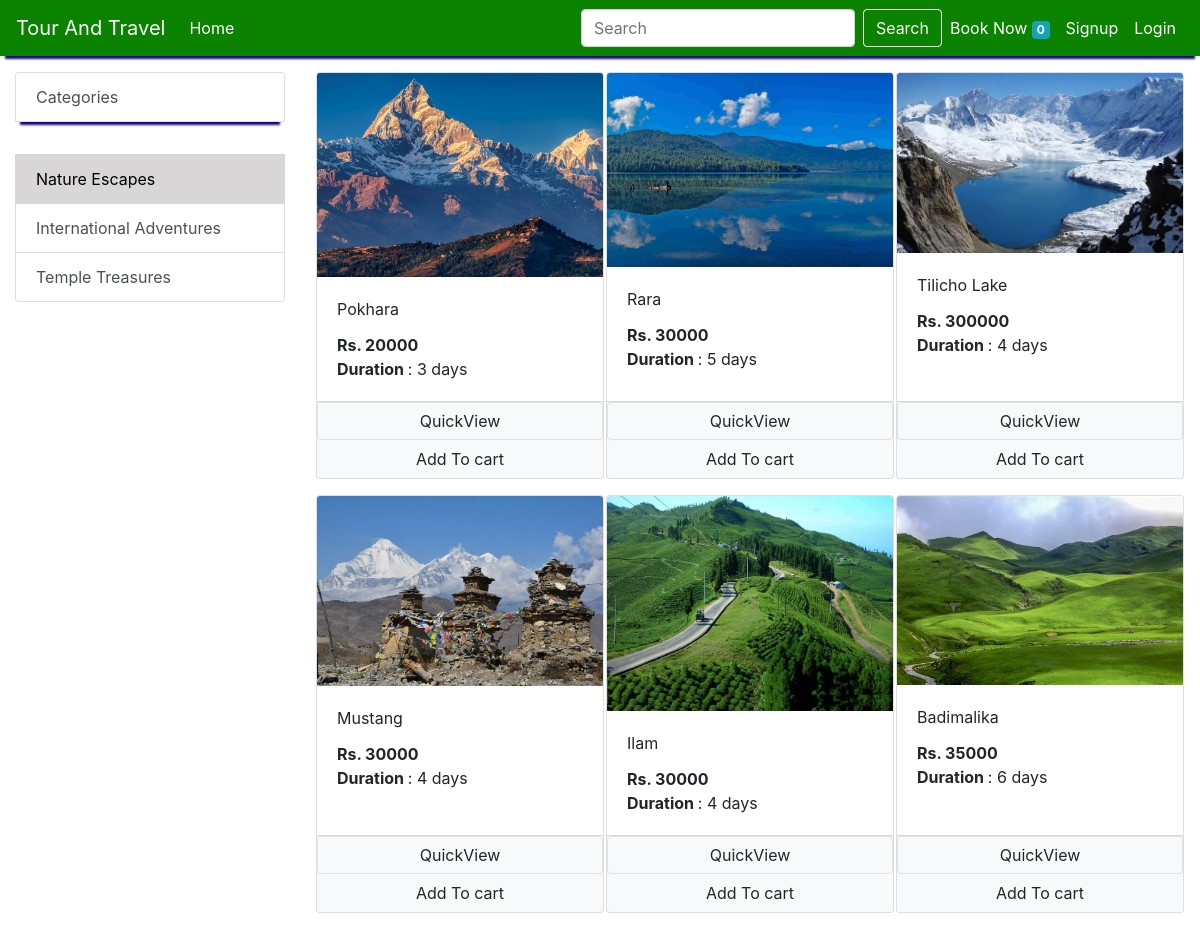
Screenshot of /tms?category=1 with the database file from the repository.
### tour_and_travel/models/category.py (models this page shows, shortened)
class Category(models.Model):
    name = models.CharField(max_length=50)
    @staticmethod  # it does not require an instance of class to be called
    def get_all_categories():  # to get all category. it is used in home.py
        return Category.objects.all()

### tour_and_travel/models/package.py (models this page shows, shortened)
class Package(models.Model):
    name = models.CharField(max_length=80)
    price = models.IntegerField(null=False)
    category = models.ForeignKey(Category, on_delete=models.CASCADE, default=1)
    description = models.CharField(max_length=2000, default='' , null=True , blank=True)
    duration=models.IntegerField(default=1)
    image = models.ImageField(upload_to='uploads/packages/')
    @staticmethod
    def get_all_packages_by_categoryid(category_id): #used in checkout.py
        if category_id:
            return Package.objects.filter(category = category_id)
        else:
            return Package.get_all_packages()

### tour_and_travel/views/home.py (the view)
# urls.py: path('tms', store , name='tms'),
def store(request):
    cart = request.session.get('cart')
    if not cart:
        request.session['cart'] = {}
    packages = None
    categories = Category.get_all_categories() # it is used to get all category. method id defined in category.py
    categoryID = request.GET.get('category')
    if categoryID:
        packages = Package.get_all_packages_by_categoryid(categoryID) # defines in packages.py modles
    else:
        packages = Package.get_all_packages();  #defined in package.py view
    data = {}
    data['packages'] = packages
    data['categories'] = categories
    return render(request, 'index.html', data)

### tour_and_travel/templatetags/cart.py (called while the page is built)
@register.filter(name='is_in_cart')
def is_in_cart(package  , cart):
    keys = cart.keys()
    for id in keys:
        if int(id) == package.id:
            return True
    return False

### tour_and_travel/templatetags/custom_filter.py (called while the page is built)
@register.filter(name='currency')
def currency(number):
    return " Rs. "+str(number)

### tour_and_travel/templates/index.html (shortened to what this page needs)
{% extends 'base.html' %}
{% block content %}
{% load cart %}
{% load custom_filter %}
<div class="container-fluid mt-3">
	<div class="row">
		<div class="col-lg-3 mx-auto ">
			<div class="list-group">
				<a href="/" class="list-group-item list-group-item-action one-edge-shadow {% if not request.GET.category %}active{% endif %}">Categories</a>
				{% for category in categories %}
				<a href="/?category={{category.id}}"
					class="list-group-item list-group-item-action {% if request.GET.category == category.id|stringformat:'s' %}active{% endif %} ">{{category.name}}</a>
				{% endfor %}
			</div>
		</div>
		<div id='packages' class="col-lg-9 mx-auto">
			<div class="row mx-auto">
				{% for package in packages %}
				<div class="card mx-auto mb-3" id={{package.id}} style="width: 18rem;">
					<img class="card-img-top" src="{{package.image.url}}" alt="Card image cap">
					<div class="card-body">
						<p class="card-title">{{package.name}}</p>
						<p class="card-text"><b>Rs. {{package.price}}</b>
						<br><b>Duration </b>: {{package.duration}} days </p>
					</div>
					<div class="card-footer p-0 no-gutters">
						<div>
									<a href="/quickview/{{ package.id }}"
									id="qv{{ package.id }}"
									class="btn btn-light btn-block border"
									role="button"
									name="{{ package.id }}">QuickView</a>
						</div>
						{% if package|is_in_cart:request.session.cart %}
						<div class="row no-gutters">
							<form action="/#{{package.id}}" class="col-2 " method="post">
								{% csrf_token %}
								<input hidden type="text" name='package' value='{{package.id}}'>
								<input hidden type="text" name='remove' value='True'>
								<input type="submit" value=" - " class="btn btn-block btn-light border-right">
							</form>
							<div class="text-center col">{{package|cart_quantity:request.session.cart}} Person</div>
							<form action="/#{{package.id}}" class="col-2 " method="post">
								{% csrf_token %}
								<input hidden type="text" name='package' value='{{package.id}}'>
								<input type="submit" value=" + " class="btn btn-block btn-light border-left">
							</form>
						</div>
						{% else %}
						<form action="/#{{package.id}}" method="POST" class="btn-block">
							<input type="submit" class="float-right btn btn-light  form-control" value="Add To cart">
						</form>
						{% endif %}
					</div>
				</div>
				{% endfor %}
			</div>
		</div>
	</div>
</div>
{% endblock %}

### tour_and_travel/templates/index.html (style rules this page uses)
.list-group-item.active { color: black !important; background-color: #d8d6d6 !important; border-color: #d8d6d6 !important; }

### tour_and_travel/templates/base.html (style rules this page uses)
.one-edge-shadow { box-shadow: 0 8px 2px -5px rgb(19, 6, 139); }

### rows the page displays
Category: name "Nature Escapes"
Category: name "International Adventures"
Category: name "Temple Treasures"
Package: {{ package.id }} 1 (drawn), image (picture), name "Pokhara", price "20000", duration "3"
Package: image (picture), name "Rara", price "30000", duration "5"
Package: image (picture), name "Tilicho Lake", price "300000", duration "4"
Package: image (picture), name "Mustang", price "30000", duration "4"
Package: image (picture), name "Ilam", price "30000", duration "4"
Package: image (picture), name "Badimalika", price "35000", duration "6"

### other values shown
{{ request.session.cart.keys|length }} "0"
